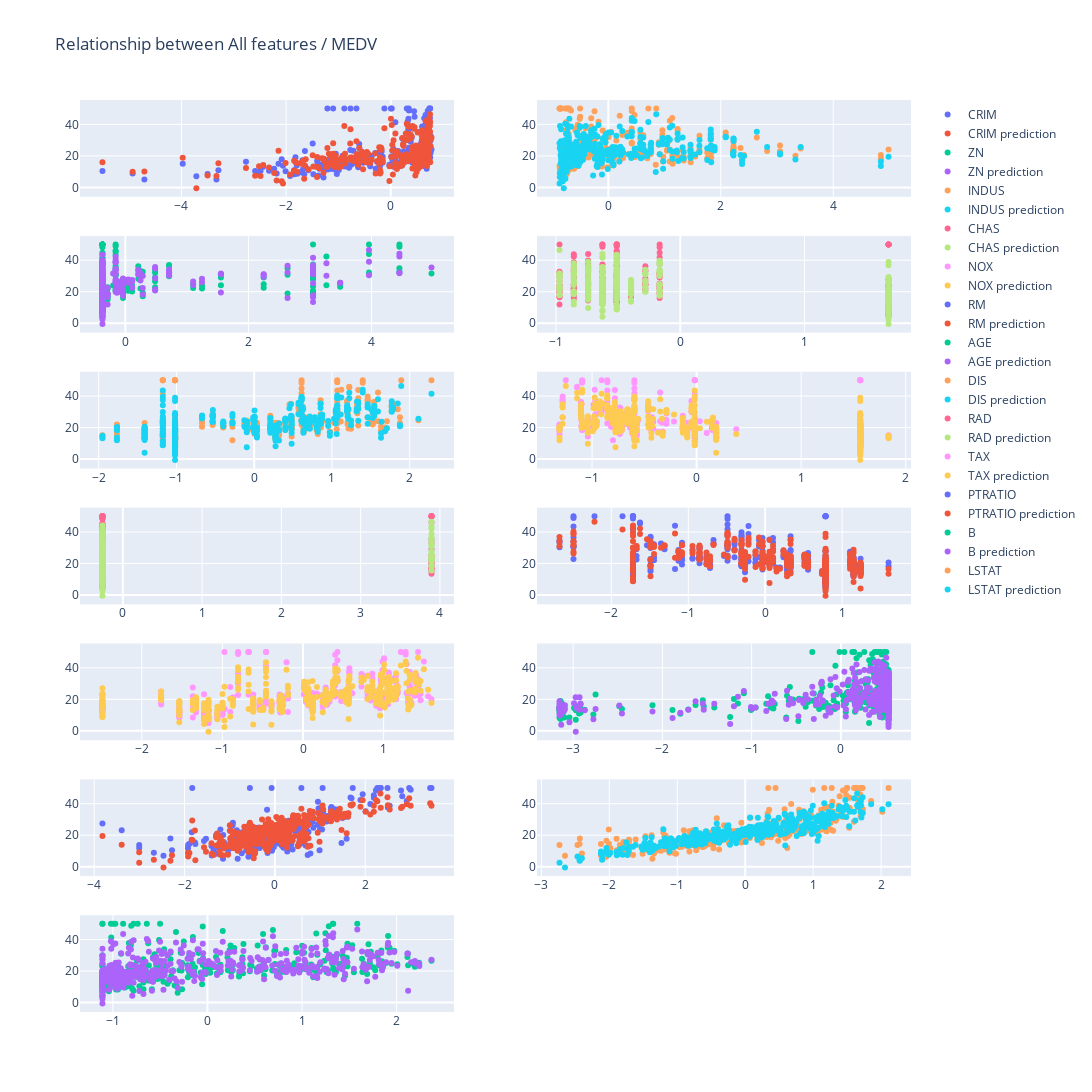

Notebook cell for this chart:
### Markdown cell above
Let's check our result with parameter w,b

and plot to see how the model fit the targets

### Code cell
# Plot and see relationship
def plot_relation(X: pd.DataFrame, y: pd.DataFrame, columns):
    '''
    Plot relation between X input and y target
    
    Args:
        X (pd.DataFrame (m,n))  : Data, m examples, n features
        y (pd.DataFrame (m,1))  : target values, m values
        columns (int)             : number of desired subplot column
        
    Output
        Interation graph
    
    '''
    
    m = X.shape[1]
    rows = m // columns     # Get row
    frac = m % columns      # Get fractual
    row = 0
    col = 1

    if frac > 0:
        rows += 1
            
    fig = make_subplots(rows=rows, cols=columns)

    for i in range(m):
            
        if row >= rows:
            row = 1
            col += 1
        else:
            row += 1
        
        fig.add_trace(
            go.Scatter(
                x=X.iloc[:,i],
                y=y[y.columns[0]],
                mode='markers',
                name=X.columns[i],
                customdata=X.index.values,                                  # Add customdata for data's row index for more convinient to analysis
                hovertemplate="index:%{customdata} (X: %{x}, y: %{y})"
            ), 
            row=row, col=col)
        
        fig.add_trace(
            go.Scatter(
                x=X.iloc[:,i],
                y=np.dot(X_zscore, w_out) + b_out,
                mode='markers',
                name=f'{X.columns[i]} prediction',
                customdata=X.index.values,                                  # Add customdata for data's row index for more convinient to analysis
                hovertemplate="index:%{customdata} (X: %{x}, y: %{y})"
            ),
            row=row, col=col)

    fig.update_layout(height=400 * rows, width=600 * columns, title_text='Relationship between All features / ' + y.columns.values[0])
    fig.show()
    
plot_relation(X_zscore_df, y_df, 2)

### Figure 1 — Plotly figure (JSON) as saved in the notebook; plotly's stock layout.template omitted (floating-point values rounded to 4 significant figures; data arrays with more than 128 entries replaced by an {"elided": "..."} marker saying what was removed)
{"data": [{"customdata": {"elided": "404 int values"}, "hovertemplate": "index:%{customdata} (X: %{x}, y: %{y})", "mode": "markers", "name": "CRIM", "type": "scatter", "x": {"elided": "404 float values"}, "xaxis": "x", "y": {"elided": "404 float values"}, "yaxis": "y"}, {"customdata": {"elided": "404 int values"}, "hovertemplate": "index:%{customdata} (X: %{x}, y: %{y})", "mode": "markers", "name": "CRIM prediction", "type": "scatter", "x": {"elided": "404 float values"}, "xaxis": "x", "y": {"elided": "404 float values"}, "yaxis": "y"}, {"customdata": {"elided": "404 int values"}, "hovertemplate": "index:%{customdata} (X: %{x}, y: %{y})", "mode": "markers", "name": "ZN", "type": "scatter", "x": {"elided": "404 float values"}, "xaxis": "x3", "y": {"elided": "404 float values"}, "yaxis": "y3"}, {"customdata": {"elided": "404 int values"}, "hovertemplate": "index:%{customdata} (X: %{x}, y: %{y})", "mode": "markers", "name": "ZN prediction", "type": "scatter", "x": {"elided": "404 float values"}, "xaxis": "x3", "y": {"elided": "404 float values"}, "yaxis": "y3"}, {"customdata": {"elided": "404 int values"}, "hovertemplate": "index:%{customdata} (X: %{x}, y: %{y})", "mode": "markers", "name": "INDUS", "type": "scatter", "x": {"elided": "404 float values"}, "xaxis": "x5", "y": {"elided": "404 float values"}, "yaxis": "y5"}, {"customdata": {"elided": "404 int values"}, "hovertemplate": "index:%{customdata} (X: %{x}, y: %{y})", "mode": "markers", "name": "INDUS prediction", "type": "scatter", "x": {"elided": "404 float values"}, "xaxis": "x5", "y": {"elided": "404 float values"}, "yaxis": "y5"}, {"customdata": {"elided": "404 int values"}, "hovertemplate": "index:%{customdata} (X: %{x}, y: %{y})", "mode": "markers", "name": "CHAS", "type": "scatter", "x": {"elided": "404 float values"}, "xaxis": "x7", "y": {"elided": "404 float values"}, "yaxis": "y7"}, {"customdata": {"elided": "404 int values"}, "hovertemplate": "index:%{customdata} (X: %{x}, y: %{y})", "mode": "markers", "name": "CHAS prediction", "type": "scatter", "x": {"elided": "404 float values"}, "xaxis": "x7", "y": {"elided": "404 float values"}, "yaxis": "y7"}, {"customdata": {"elided": "404 int values"}, "hovertemplate": "index:%{customdata} (X: %{x}, y: %{y})", "mode": "markers", "name": "NOX", "type": "scatter", "x": {"elided": "404 float values"}, "xaxis": "x9", "y": {"elided": "404 float values"}, "yaxis": "y9"}, {"customdata": {"elided": "404 int values"}, "hovertemplate": "index:%{customdata} (X: %{x}, y: %{y})", "mode": "markers", "name": "NOX prediction", "type": "scatter", "x": {"elided": "404 float values"}, "xaxis": "x9", "y": {"elided": "404 float values"}, "yaxis": "y9"}, {"customdata": {"elided": "404 int values"}, "hovertemplate": "index:%{customdata} (X: %{x}, y: %{y})", "mode": "markers", "name": "RM", "type": "scatter", "x": {"elided": "404 float values"}, "xaxis": "x11", "y": {"elided": "404 float values"}, "yaxis": "y11"}, {"customdata": {"elided": "404 int values"}, "hovertemplate": "index:%{customdata} (X: %{x}, y: %{y})", "mode": "markers", "name": "RM prediction", "type": "scatter", "x": {"elided": "404 float values"}, "xaxis": "x11", "y": {"elided": "404 float values"}, "yaxis": "y11"}, {"customdata": {"elided": "404 int values"}, "hovertemplate": "index:%{customdata} (X: %{x}, y: %{y})", "mode": "markers", "name": "AGE", "type": "scatter", "x": {"elided": "404 float values"}, "xaxis": "x13", "y": {"elided": "404 float values"}, "yaxis": "y13"}, {"customdata": {"elided": "404 int values"}, "hovertemplate": "index:%{customdata} (X: %{x}, y: %{y})", "mode": "markers", "name": "AGE prediction", "type": "scatter", "x": {"elided": "404 float values"}, "xaxis": "x13", "y": {"elided": "404 float values"}, "yaxis": "y13"}, {"customdata": {"elided": "404 int values"}, "hovertemplate": "index:%{customdata} (X: %{x}, y: %{y})", "mode": "markers", "name": "DIS", "type": "scatter", "x": {"elided": "404 float values"}, "xaxis": "x2", "y": {"elided": "404 float values"}, "yaxis": "y2"}, {"customdata": {"elided": "404 int values"}, "hovertemplate": "index:%{customdata} (X: %{x}, y: %{y})", "mode": "markers", "name": "DIS prediction", "type": "scatter", "x": {"elided": "404 float values"}, "xaxis": "x2", "y": {"elided": "404 float values"}, "yaxis": "y2"}, {"customdata": {"elided": "404 int values"}, "hovertemplate": "index:%{customdata} (X: %{x}, y: %{y})", "mode": "markers", "name": "RAD", "type": "scatter", "x": {"elided": "404 float values"}, "xaxis": "x4", "y": {"elided": "404 float values"}, "yaxis": "y4"}, {"customdata": {"elided": "404 int values"}, "hovertemplate": "index:%{customdata} (X: %{x}, y: %{y})", "mode": "markers", "name": "RAD prediction", "type": "scatter", "x": {"elided": "404 float values"}, "xaxis": "x4", "y": {"elided": "404 float values"}, "yaxis": "y4"}, {"customdata": {"elided": "404 int values"}, "hovertemplate": "index:%{customdata} (X: %{x}, y: %{y})", "mode": "markers", "name": "TAX", "type": "scatter", "x": {"elided": "404 float values"}, "xaxis": "x6", "y": {"elided": "404 float values"}, "yaxis": "y6"}, {"customdata": {"elided": "404 int values"}, "hovertemplate": "index:%{customdata} (X: %{x}, y: %{y})", "mode": "markers", "name": "TAX prediction", "type": "scatter", "x": {"elided": "404 float values"}, "xaxis": "x6", "y": {"elided": "404 float values"}, "yaxis": "y6"}, {"customdata": {"elided": "404 int values"}, "hovertemplate": "index:%{customdata} (X: %{x}, y: %{y})", "mode": "markers", "name": "PTRATIO", "type": "scatter", "x": {"elided": "404 float values"}, "xaxis": "x8", "y": {"elided": "404 float values"}, "yaxis": "y8"}, {"customdata": {"elided": "404 int values"}, "hovertemplate": "index:%{customdata} (X: %{x}, y: %{y})", "mode": "markers", "name": "PTRATIO prediction", "type": "scatter", "x": {"elided": "404 float values"}, "xaxis": "x8", "y": {"elided": "404 float values"}, "yaxis": "y8"}, {"customdata": {"elided": "404 int values"}, "hovertemplate": "index:%{customdata} (X: %{x}, y: %{y})", "mode": "markers", "name": "B", "type": "scatter", "x": {"elided": "404 float values"}, "xaxis": "x10", "y": {"elided": "404 float values"}, "yaxis": "y10"}, {"customdata": {"elided": "404 int values"}, "hovertemplate": "index:%{customdata} (X: %{x}, y: %{y})", "mode": "markers", "name": "B prediction", "type": "scatter", "x": {"elided": "404 float values"}, "xaxis": "x10", "y": {"elided": "404 float values"}, "yaxis": "y10"}, {"customdata": {"elided": "404 int values"}, "hovertemplate": "index:%{customdata} (X: %{x}, y: %{y})", "mode": "markers", "name": "LSTAT", "type": "scatter", "x": {"elided": "404 float values"}, "xaxis": "x12", "y": {"elided": "404 float values"}, "yaxis": "y12"}, {"customdata": {"elided": "404 int values"}, "hovertemplate": "index:%{customdata} (X: %{x}, y: %{y})", "mode": "markers", "name": "LSTAT prediction", "type": "scatter", "x": {"elided": "404 float values"}, "xaxis": "x12", "y": {"elided": "404 float values"}, "yaxis": "y12"}], "layout": {"height": 2800, "title": {"text": "Relationship between All features / MEDV"}, "width": 1200, "xaxis": {"anchor": "y", "domain": [0, 0.45]}, "xaxis10": {"anchor": "y10", "domain": [0.55, 1]}, "xaxis11": {"anchor": "y11", "domain": [0, 0.45]}, "xaxis12": {"anchor": "y12", "domain": [0.55, 1]}, "xaxis13": {"anchor": "y13", "domain": [0, 0.45]}, "xaxis14": {"anchor": "y14", "domain": [0.55, 1]}, "xaxis2": {"anchor": "y2", "domain": [0.55, 1]}, "xaxis3": {"anchor": "y3", "domain": [0, 0.45]}, "xaxis4": {"anchor": "y4", "domain": [0.55, 1]}, "xaxis5": {"anchor": "y5", "domain": [0, 0.45]}, "xaxis6": {"anchor": "y6", "domain": [0.55, 1]}, "xaxis7": {"anchor": "y7", "domain": [0, 0.45]}, "xaxis8": {"anchor": "y8", "domain": [0.55, 1]}, "xaxis9": {"anchor": "y9", "domain": [0, 0.45]}, "yaxis": {"anchor": "x", "domain": [0.8939, 1]}, "yaxis10": {"anchor": "x10", "domain": [0.298, 0.4041]}, "yaxis11": {"anchor": "x11", "domain": [0.149, 0.2551]}, "yaxis12": {"anchor": "x12", "domain": [0.149, 0.2551]}, "yaxis13": {"anchor": "x13", "domain": [0, 0.1061]}, "yaxis14": {"anchor": "x14", "domain": [0, 0.1061]}, "yaxis2": {"anchor": "x2", "domain": [0.8939, 1]}, "yaxis3": {"anchor": "x3", "domain": [0.7449, 0.851]}, "yaxis4": {"anchor": "x4", "domain": [0.7449, 0.851]}, "yaxis5": {"anchor": "x5", "domain": [0.5959, 0.702]}, "yaxis6": {"anchor": "x6", "domain": [0.5959, 0.702]}, "yaxis7": {"anchor": "x7", "domain": [0.4469, 0.5531]}, "yaxis8": {"anchor": "x8", "domain": [0.4469, 0.5531]}, "yaxis9": {"anchor": "x9", "domain": [0.298, 0.4041]}}}
